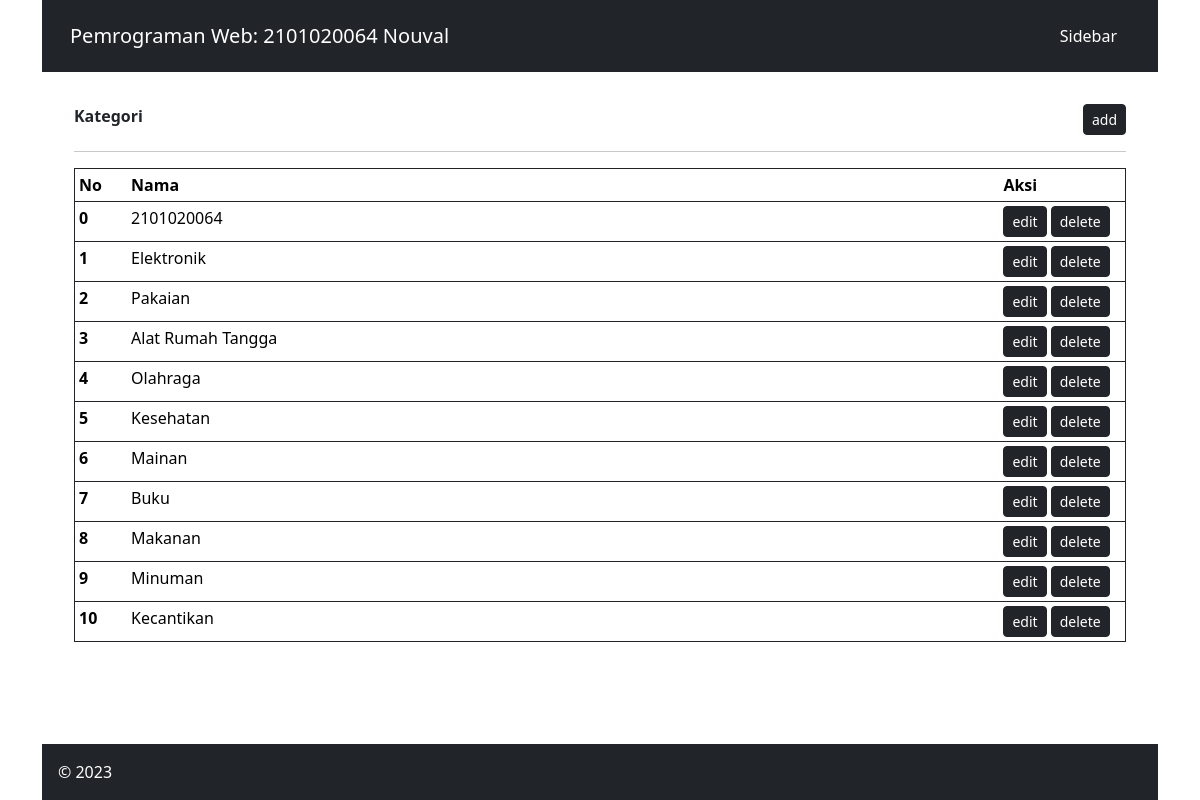
The page /admin/index.php?page=kategori on the database its author committed.
### tables this page shows
CREATE TABLE `kategori` (
  `id_kategori` int(11) NOT NULL,
  `nama_kategori` varchar(255) NOT NULL
);

### admin/kategori.php (the view)
<div class="row justify-content-between">
	<div class="col-10"><b>Kategori </b></div>
	<div class="col-2 d-flex justify-content-end align-items-end">
		<a href="index.php?page=kategori-add"><button class="btn btn-dark btn-sm" type="button">add</button></a>
	</div>
</div>
<hr>
<table class="table table-sm border border-dark">
	<thead class="thead-dark">
		<tr>
			<th scope="col" width="5%">No</th>
			<th scope="col">Nama</th>
			<th scope="col" width="12%">Aksi</th>
		</tr>
	</thead>
	<tbody>
		<?php
		$que   	= "SELECT * FROM kategori";
		$select = mysqli_query($con,$que);
		while($data= mysqli_fetch_array($select)){
			?>
			<tr>
				<th scope="row"><?php echo $data['id_kategori']; ?></th>
				<td><?php echo $data['nama_kategori']; ?></td>
				<td>
					<button class="btn btn-dark btn-sm" type="button">edit</button>
					<a href="index.php?page=kategori-del&id=<?php echo $data['id_kategori']; ?>"><button class="btn btn-dark btn-sm" type="button">delete</button></a>
				</td>
			</tr>
		<?php } ?>
	</tbody>
</table>

### admin/index.php (style rules this page uses)
html, body { height: 100%; }

### rows shown on the page
kategori: id_kategori "0", nama_kategori "2101020064"
kategori: id_kategori "1", nama_kategori "Elektronik"
kategori: id_kategori "2", nama_kategori "Pakaian"
kategori: id_kategori "3", nama_kategori "Alat Rumah Tangga"
kategori: id_kategori "4", nama_kategori "Olahraga"
kategori: id_kategori "5", nama_kategori "Kesehatan"
kategori: id_kategori "6", nama_kategori "Mainan"
kategori: id_kategori "7", nama_kategori "Buku"
kategori: id_kategori "8", nama_kategori "Makanan"
kategori: id_kategori "9", nama_kategori "Minuman"
kategori: id_kategori "10", nama_kategori "Kecantikan"
